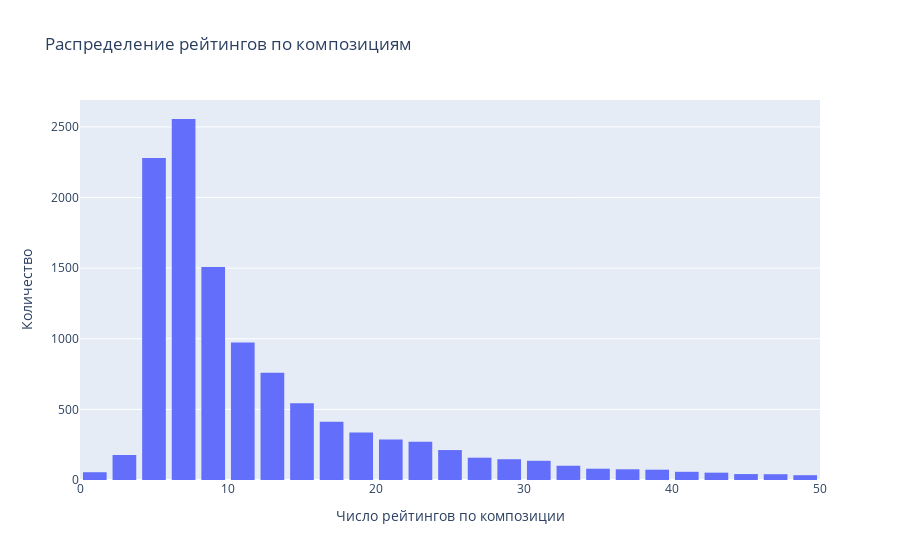

This figure's notebook cell:
### Code cell
from plotly.offline import init_notebook_mode, plot, iplot
import plotly.graph_objs as go
init_notebook_mode(connected=True)

df = data.groupby('itemID')['rating'].count().clip(upper=50)

trace = go.Histogram(x = df.values,
                     name = 'Ratings',
                     xbins = dict(start = 0,
                                  end = 50,
                                  size = 2))
layout = go.Layout(title = 'Распределение рейтингов по композициям',
                   xaxis = dict(title = 'Число рейтингов по композиции'),
                   yaxis = dict(title = 'Количество'),
                   bargap = 0.2)

fig = go.Figure(data=[trace], layout=layout)
iplot(fig)

### Figure 1 — Plotly figure (JSON) as saved in the notebook; plotly's stock layout.template omitted (floating-point values rounded to 4 significant figures; data arrays with more than 128 entries replaced by an {"elided": "..."} marker saying what was removed)
{"data": [{"name": "Ratings", "type": "histogram", "x": {"elided": "11797 int values"}, "xbins": {"end": 50, "size": 2, "start": 0}}], "layout": {"bargap": 0.2, "title": {"text": "Распределение рейтингов по композициям"}, "xaxis": {"title": {"text": "Число рейтингов по композиции"}}, "yaxis": {"title": {"text": "Количество"}}}}
